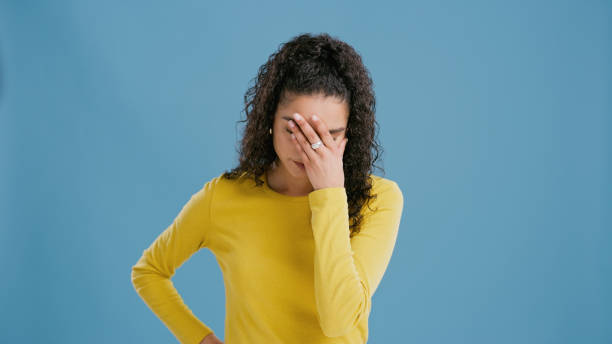
#> input picture All_ML/Tasks/image_51.jpg, 612 x 344 px
$ jupyter execute Bounding_box.ipynb
#> lines starting #> are read from the running program, lines starting #| are printed output that depends on the picture; after the words box and inside, x2 and y2 are one past the last pixel; in counts of white or black regions, pixels touching at a corner belong together
[cell 1]
import cv2
import numpy as np

# Load the Haar cascade for face detection
face_cascade = cv2.CascadeClassifier(cv2.data.haarcascades + 'haarcascade_frontalface_default.xml')

# Read the input image
img = cv2.imread('image_51.jpg')
#> img is the input picture: shape (344, 612, 3); mean B, G, R 151.2, 147.7, 112.2
gray = cv2.cvtColor(img, cv2.COLOR_BGR2GRAY)
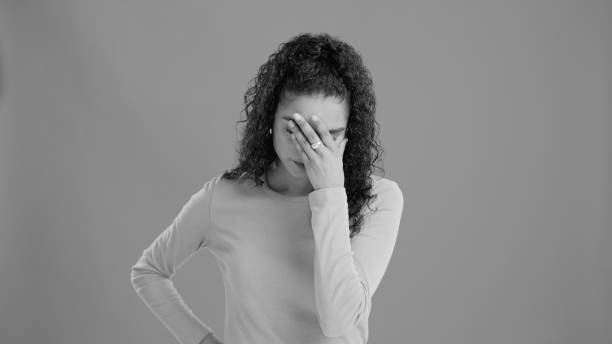
#> gray: shape (344, 612); min 0, max 246, mean 137.4

# Detect faces in the image
faces = face_cascade.detectMultiScale(gray, scaleFactor=1.1, minNeighbors=5)
#> faces = [[263, 96, 91, 91]]

# Draw a bounding box around each detected face
for (x, y, w, h) in faces:
    cv2.rectangle(img, (x, y), (x + w, y + h), (255, 0, 0), 2)
#> this loop made 1 pass
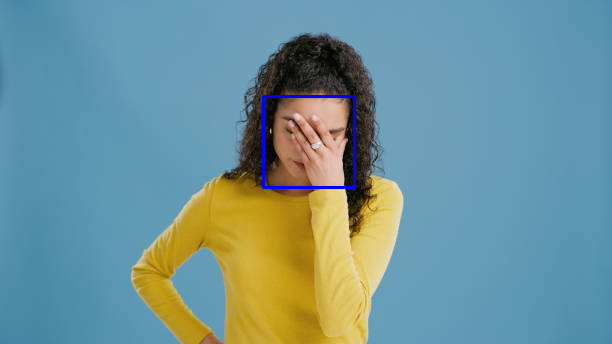
#> img: shape (344, 612, 3); 0.52% of pixels changed, all inside (x1, y1, x2, y2) = (262, 95, 356, 189)

i = np.random.randint(1,100)

# Save or display the resulting image
cv2.imwrite(f'output_with_boxes_{i}.jpg', img)
#> Out = True

$ run again, with All_ML/Tasks/image_3.jpg copied over All_ML/Tasks/image_51.jpg
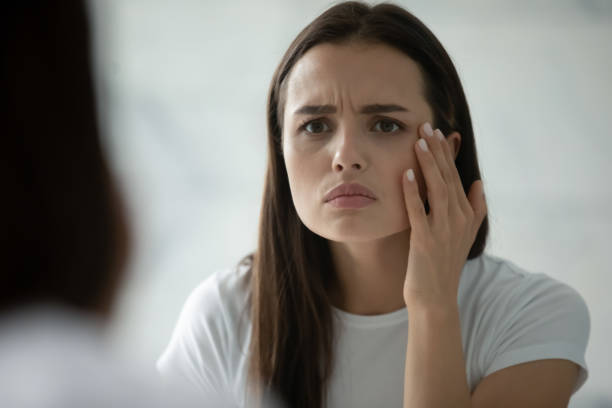
#> input picture All_ML/Tasks/image_3.jpg, 612 x 408 px
#> img is the input picture: shape (408, 612, 3); mean B, G, R 122.2, 128.1, 132.1
#> `gray = cv2.cvtColor(img, cv2.COLOR_BGR2GRAY)`:
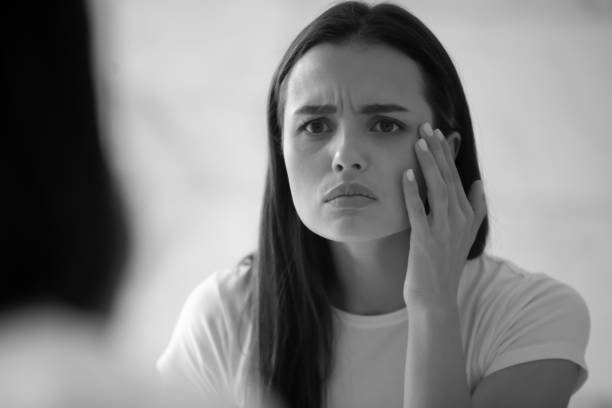
#> gray: shape (408, 612); min 1, max 255, mean 128.7
#> faces = [[258, 53, 183, 183]]
#> the loop `for (x, y, w, h) in faces:` made 1 pass
#> after the loop `for (x, y, w, h) in faces:`:
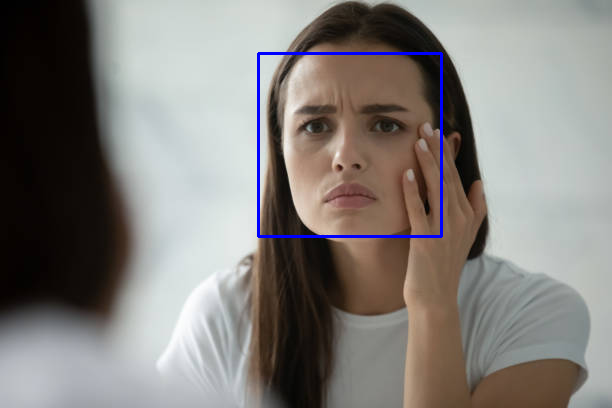
#> img: shape (408, 612, 3); 0.88% of pixels changed, all inside (x1, y1, x2, y2) = (257, 52, 443, 238)
#> Out = True
